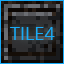

This is a level from a 2D game, rendered from its Tiled map with the project's own tilesets. A one-line summary and the complete map file follow:
An orthogonal 4x4 tile map with 16x16 px tiles, 1 tile layer (Tile Layer 1).

<map version="1.0" orientation="orthogonal" width="4" height="4" tilewidth="16" tileheight="16">
 <tileset firstgid="1" name="tiles_padded" tilewidth="64" tileheight="64" spacing="4" margin="2">
  <image source="tiles_padded.png" width="136" height="136" />
 </tileset>
 <layer name="Tile Layer 1" width="4" height="4">
  <data>
   <tile gid="0" />
   <tile gid="0" />
   <tile gid="0" />
   <tile gid="0" />
   <tile gid="0" />
   <tile gid="0" />
   <tile gid="0" />
   <tile gid="0" />
   <tile gid="0" />
   <tile gid="0" />
   <tile gid="0" />
   <tile gid="0" />
   <tile gid="4" />
   <tile gid="0" />
   <tile gid="0" />
   <tile gid="0" />
  </data>
 </layer>
</map>
